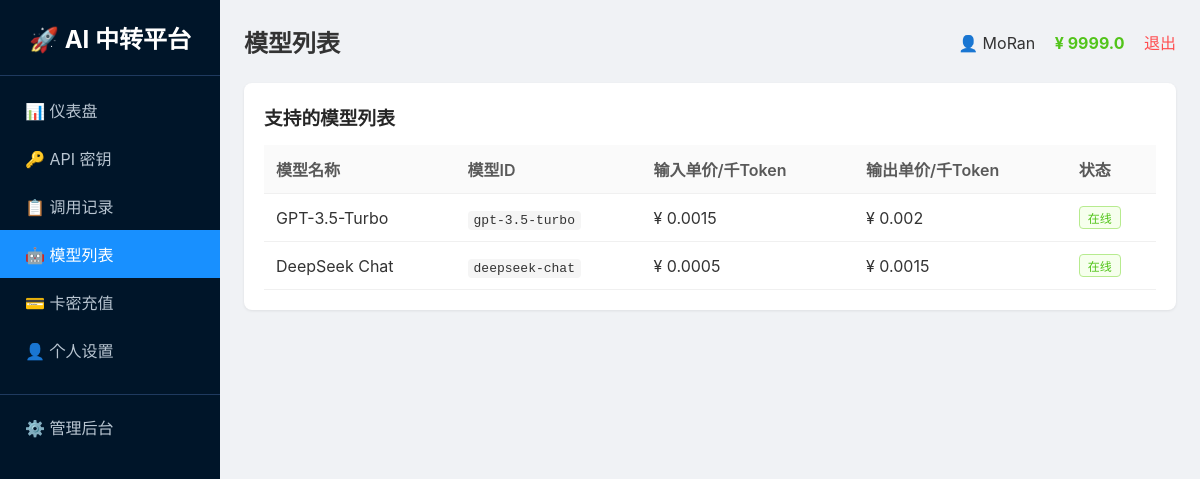
The page /models (signed in) on the database its author committed.
### tables this page shows
CREATE TABLE users
                 (id INTEGER PRIMARY KEY AUTOINCREMENT,
                  username TEXT UNIQUE NOT NULL,
                  password TEXT NOT NULL,
                  balance REAL DEFAULT 0,
                  is_admin INTEGER DEFAULT 0,
                  status INTEGER DEFAULT 1,
                  created_at TEXT);

CREATE TABLE models
                 (id INTEGER PRIMARY KEY AUTOINCREMENT,
                  name TEXT UNIQUE NOT NULL,
                  display_name TEXT,
                  base_url TEXT NOT NULL,
                  api_key TEXT NOT NULL,
                  input_price REAL NOT NULL,
                  output_price REAL NOT NULL,
                  status INTEGER DEFAULT 1,
                  sort INTEGER DEFAULT 0);

### app.py (the view)
@app.route('/models')
@login_required
def models_page():
    user = get_user()
    conn = get_db()
    if USE_POSTGRES:
        models = fetch_all(conn, "SELECT * FROM models WHERE status = 1 ORDER BY sort ASC")
    else:
        models = fetch_all(conn, "SELECT * FROM models WHERE status = 1 ORDER BY sort ASC")
    conn.close()
    return render_template('models.html',
                           page_title='模型列表',
                           user=user,
                           menu_items=MENU_ITEMS,
                           active_menu='models',
                           models=models)

### app.py (called while the page is built)
def get_db():
    if USE_POSTGRES:
        if not PSYCOPG2_AVAILABLE:
            raise RuntimeError("PostgreSQL 数据库需要 psycopg2 库，请安装: pip install psycopg2-binary")
        conn = psycopg2.connect(DATABASE_URL)
        conn.autocommit = False
        return conn
    else:
        import sqlite3
        db_path = os.environ.get('DATABASE_PATH', os.path.join(os.path.dirname(os.path.abspath(__file__)), 'platform.db'))
        conn = sqlite3.connect(db_path)
        conn.row_factory = sqlite3.Row
        return conn

def get_user():
    if 'user_id' not in session:
        return None
    conn = get_db()
    if USE_POSTGRES:
        cursor = conn.cursor(cursor_factory=RealDictCursor)
        cursor.execute("SELECT * FROM users WHERE id = %s", (session['user_id'],))
        user = cursor.fetchone()
        cursor.close()
    else:
        cursor = conn.cursor()
        cursor.execute("SELECT * FROM users WHERE id = ?", (session['user_id'],))
        row = cursor.fetchone()
        cursor.close()
        if row:
            columns = [desc[0] for desc in cursor.description]
            user = dict(zip(columns, row))
        else:
            user = None
    conn.close()
    return user

def login_required(f):
    @wraps(f)
    def decorated_function(*args, **kwargs):
        if 'user_id' not in session:
            return redirect('/login')
        return f(*args, **kwargs)
    return decorated_function

def fetch_all(conn, query, params=None):
    if USE_POSTGRES:
        cursor = conn.cursor(cursor_factory=RealDictCursor)
        cursor.execute(query, params or ())
        results = cursor.fetchall()
        cursor.close()
        return results
    else:
        cursor = conn.cursor()
        cursor.execute(query, params or ())
        rows = cursor.fetchall()
        columns = [desc[0] for desc in cursor.description]
        results = [dict(zip(columns, row)) for row in rows]
        cursor.close()
        return results

### templates/models.html (shortened to what this page needs)
{% extends "base.html" %}
{% block content %}
<div class="card">
    <h3>支持的模型列表</h3>
    <table>
        <tr><th>模型名称</th><th>模型ID</th><th>输入单价/千Token</th><th>输出单价/千Token</th><th>状态</th></tr>
        {% for m in models %}
        <tr>
            <td>{{ m.display_name or m.name }}</td>
            <td><code>{{ m.name }}</code></td>
            <td>¥ {{ m.input_price|round(4) }}</td>
            <td>¥ {{ m.output_price|round(4) }}</td>
            <td><span class="tag tag-green">在线</span></td>
        </tr>
        {% endfor %}
    </table>
</div>
{% endblock %}

### templates/base.html (shortened to what this page needs)
<!DOCTYPE html>
<html>
<head>
</head>
<body>
    <div class="layout">
        <div class="sidebar">
            <h2>🚀 AI 中转平台</h2>
            {% for key, name, url in menu_items %}
                <a href="{{ url }}" class="menu-item {{ 'active' if active_menu == key else '' }}">{{ name }}</a>
            {% endfor %}
            {% if user and user.is_admin %}
                <a href="/admin" class="menu-item" style="margin-top:20px;border-top:1px solid #1f3a5f;padding-top:20px">⚙️ 管理后台</a>
            {% endif %}
        </div>
        <div class="main">
            <div class="header">
                <h2>{{ page_title }}</h2>
                <div>
                    <span>👤 {{ user.username if user else '未登录' }}</span>
                <span style="margin-left:15px;color:#52c41a;font-weight:bold">¥ {{ (user.balance|round(2)) if user else 0 }}</span>
                    <a href="/logout" class="logout">退出</a>
                </div>
            </div>
            {% block content %}{% endblock %}
        </div>
    </div>
</body>
</html>

### templates/base.html (style rules this page uses)
* { margin:0;padding:0;box-sizing:border-box }
body { font-family:-apple-system,BlinkMacSystemFont,'Segoe UI',Roboto,sans-serif;background:#f0f2f5;min-height:100vh;color:#333 }
.layout { display:flex;min-height:100vh }
.sidebar { width:220px;background:#001529;color:white;padding:20px 0;flex-shrink:0 }
.sidebar h2 { text-align:center;padding:0 20px 20px;border-bottom:1px solid #1f3a5f;margin-bottom:10px }
.menu-item { display:block;padding:12px 25px;color:#b8c5d1;text-decoration:none;transition:all 0.2s }
.menu-item:hover,.menu-item.active { background:#1890ff;color:white }
.main { flex:1;padding:24px;overflow-y:auto }
.header { display:flex;justify-content:space-between;align-items:center;margin-bottom:24px }
.card { background:white;border-radius:8px;padding:20px;box-shadow:0 1px 3px rgba(0,0,0,0.08);margin-bottom:20px }
.card h3 { margin-bottom:15px;color:#262626 }
table { width:100%;border-collapse:collapse }
th,td { padding:12px;text-align:left;border-bottom:1px solid #f0f0f0 }
th { background:#fafafa;font-weight:600;color:#595959 }
.tag { display:inline-block;padding:2px 8px;border-radius:4px;font-size:12px }
.tag-green { background:#f6ffed;color:#52c41a;border:1px solid #b7eb8f }
.logout { color:#ff4d4f;text-decoration:none;margin-left:15px }
code { background:#f5f5f5;padding:2px 6px;border-radius:4px;font-family:monospace }

### rows shown on the page
users: username "MoRan", balance "9999.0"
models: display_name "GPT-3.5-Turbo", name "gpt-3.5-turbo", input_price "0.0015", output_price "0.002"
models: display_name "DeepSeek Chat", name "deepseek-chat", input_price "0.0005", output_price "0.0015"

### other values the page prints
{{ name }} "📊 仪表盘" "🔑 API 密钥" "📋 调用记录" "🤖 模型列表" "💳 卡密充值" "👤 个人设置"
{{ page_title }} "模型列表"
